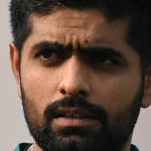
#> input picture Model/dataset/cropped/Babar_Azam/image_1.jpg, 151 x 151 px; its folder holds 3 pictures in this run
$ python 'Step 2: w2d transformation and train.py'
#> lines starting #> are read from the running program, lines starting #| are printed output that depends on the picture
import pandas as pd
import os
import cv2
import numpy as np
import pywt
from sklearn.svm import SVC
from sklearn.preprocessing import StandardScaler
from sklearn.model_selection import train_test_split, GridSearchCV
from sklearn.pipeline import Pipeline, make_pipeline
from sklearn.metrics import classification_report
from sklearn import svm
from sklearn.ensemble import RandomForestClassifier
from sklearn.linear_model import LogisticRegression
import joblib


# funtion to perform w2d transformation
def w2d(img, mode='haar', level=1):
    imArray = img
    # Convert to grayscale
    imArray = cv2.cvtColor(imArray, cv2.COLOR_BGR2GRAY)
    imArray = np.float32(imArray)
    imArray /= 255
    # Compute coefficients
    coeffs = pywt.wavedec2(imArray, mode, level=level)
    coeffs_H = list(coeffs)
    coeffs_H[0] *= 0
    # Reconstruct the image
    imArray_H = pywt.waverec2(coeffs_H, mode)
    imArray_H *= 255
    imArray_H = np.uint8(imArray_H)
    return imArray_H

# Define path
cropped_imgs_path = './dataset/cropped/'

# Load image directories
img_dirs = []
for entry in os.listdir(cropped_imgs_path):
    if os.path.isdir(os.path.join(cropped_imgs_path, entry)):
        img_dirs.append(entry)
#> pass 2 of the loop `for entry in os.listdir(cropped_imgs_path):`:

# Dictionary to hold cropped images
cropped_images_dict = {}
for img_dir in img_dirs:
    cropped_images_dict[img_dir] = []

# Process each image directory
for img_dir in img_dirs:
    cropped_img_dir = os.path.join(cropped_imgs_path, img_dir)

    # Process each image in the directory
    for file_name in os.listdir(cropped_img_dir):
        cropped_images_dict[img_dir].append(os.path.join(cropped_img_dir, file_name))
#> pass 2 of the loop `for img_dir in img_dirs:`:

# Print cropped images dictionary
# print('Cropped Images Dictionary:', cropped_images_dict)

# Create person to number mapping
person_to_num_dict = {person_name: idx for idx, person_name in enumerate(cropped_images_dict.keys())}
print('\nPerson to Number Mapping:')
for person, num in person_to_num_dict.items():
    print(f'{person}: {num}')

# x and y data preparation
x = []
y = []

# Process cropped images for feature extraction
for person_name, image_paths in cropped_images_dict.items():
    print(f'\nCropped images for {person_name}:')
    for img_path in image_paths:
        img = cv2.imread(img_path)
#> img is the input picture: shape (151, 151, 3); mean B, G, R 67, 79.3, 100.1
        scaled_raw_img = cv2.resize(img, (32, 32))
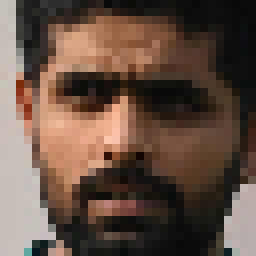
#> scaled_raw_img: shape (32, 32, 3) (shown 8 times larger); mean B, G, R 66.8, 79.1, 99.9
        img_har = w2d(img, 'haar', 5)
#> in w2d, `imArray = cv2.cvtColor(imArray, cv2.COLOR_BGR2GRAY)`:
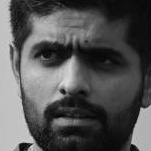
#> imArray: shape (151, 151); min 3, max 222, mean 84.1
#> in w2d, `coeffs = pywt.wavedec2(imArray, mode, level=level)`: coeffs = 6 items
#> in w2d, `imArray_H = pywt.waverec2(coeffs_H, mode)`:
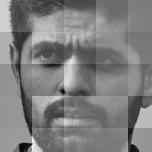
#> imArray_H: shape (152, 152) float32; min -0.613, max 0.618, mean -0.000365; drawn with min black and max white
#> in w2d, `imArray_H = np.uint8(imArray_H)`:
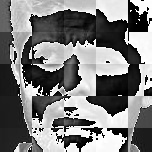
#> imArray_H: shape (152, 152); min 0, max 255, mean 123.3
        scaled_har_img = cv2.resize(img_har, (32, 32))
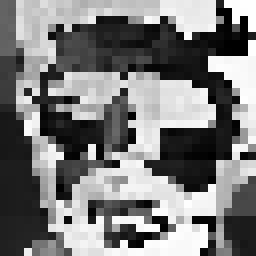
#> scaled_har_img: shape (32, 32) (shown 8 times larger); min 0, max 254, mean 123.7
        np_vertical = np.vstack((scaled_raw_img.reshape(32*32*3,1), scaled_har_img.reshape(32*32,1)))
#> np_vertical = 4096 values, max 254 at index 3100, min 0 at index 1875, mean 92.36
        x.append(np_vertical)
        y.append(person_to_num_dict[person_name])
#> pass 2 of the loop `for person_name, image_paths in cropped_images_dict.items():`:
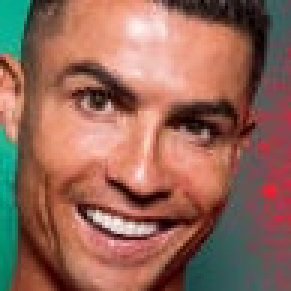
#> input picture Model/dataset/cropped/Cristiano_Ronaldo/image_1.jpg, 97 x 97 px (shown 3 times larger)
#> img is the input picture: shape (97, 97, 3); mean B, G, R 89.1, 103.4, 148.1
#> in w2d (call 4), `imArray_H = pywt.waverec2(coeffs_H, mode)`:
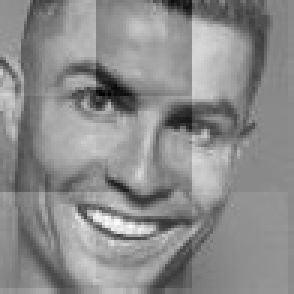
#> imArray_H: shape (98, 98) float32 (shown 3 times larger); min -0.654, max 0.537, mean 3.97e-10; drawn with min black and max white
#> `scaled_har_img = cv2.resize(img_har, (32, 32))`:
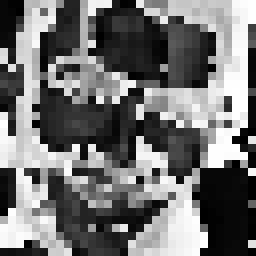
#> scaled_har_img: shape (32, 32) (shown 8 times larger); min 0, max 255, mean 113.7
#> np_vertical = 4096 values, max 255 at index 3453, min 0 at index 2690, mean 113.7

# Convert x array to numpy array
x = np.array(x).reshape(len(x), 32*32*3 + 32*32).astype(float)

# Split data into training and testing sets
x_train, x_test, y_train, y_test = train_test_split(x, y, test_size=0.25, random_state=42)

# # Define Model Params
# model_params = {
#     'svm': {
#         'model': SVC(gamma='auto', probability=True),
#         'params': {
#             'svc__C': [1, 10, 100, 1000],
#             'svc__kernel': ['rbf', 'linear']
#         }
#     },
#     'random_forest': {
#         'model': RandomForestClassifier(),
#         'params': {
#             'randomforestclassifier__n_estimators': [5, 10, 15],
#             'randomforestclassifier__criterion': ['gini', 'entropy']
#         }
#     },
#     'logistic_regression': {
#         'model': LogisticRegression(solver='liblinear', multi_class='ovr'),
#         'params': {
#             'logisticregression__C': [1, 5, 10]
#         }
#     }
# }

# # Calculate best model using GridSearchCV
# scores = []
# best_estimators = {}

# for model_name, mp in model_params.items():
#     pipe = make_pipeline(StandardScaler(), mp['model'])
#     clf = GridSearchCV(pipe, mp['params'], cv=5, return_train_score=False)
#     clf.fit(x_train, y_train)
#     scores.append({
#         'model': model_name,
#         'best_score': clf.best_score_,
#         'best_params': clf.best_params_
#     })
#     best_estimators[model_name] = clf.best_estimator_

# df = pd.DataFrame(scores, columns=['model', 'best_score', 'best_params'])
# print('\nBest Model Scores:')
# print(df)

# Already tested with GridSearchCV, directly using the best model (Logistic Regression with C=1)
best_model = make_pipeline(StandardScaler(), LogisticRegression(solver='liblinear', multi_class='ovr', C=1))
best_model.fit(x_train, y_train)

# Save the trained model
joblib.dump(best_model, 'best_model.joblib')

# Save person to num to json
import json
with open('person_to_num.json', 'w') as f:
    json.dump(person_to_num_dict, f)
